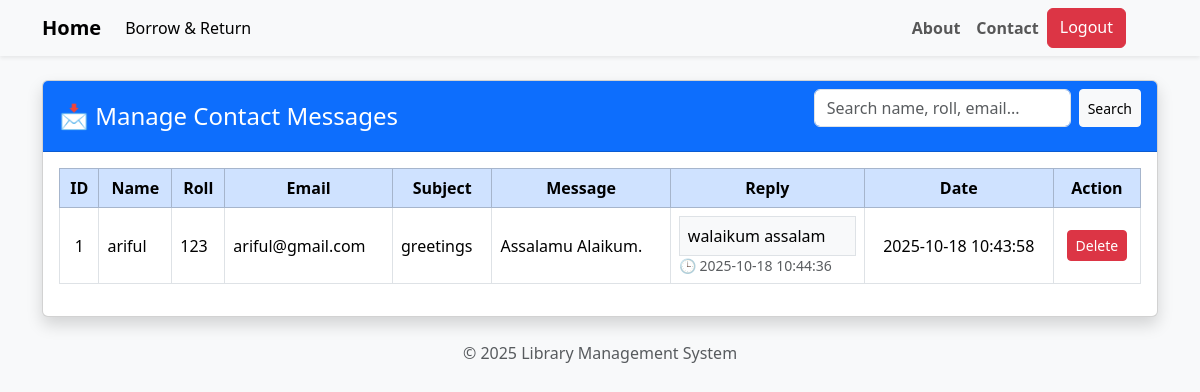
Screenshot of /meraj/admin/manage_contact.php (signed in) with the database file from the repository.
### tables this page shows
CREATE TABLE `contact_messages` (
  `id` int(11) NOT NULL,
  `name` varchar(100) DEFAULT NULL,
  `roll` varchar(50) DEFAULT NULL,
  `email` varchar(100) DEFAULT NULL,
  `subject` varchar(255) DEFAULT NULL,
  `message` text DEFAULT NULL,
  `admin_reply` text DEFAULT NULL,
  `created_at` datetime DEFAULT current_timestamp(),
  `reply_date` datetime DEFAULT NULL
);

### meraj/admin/manage_contact.php (the view, shortened to what this page needs)
<?php
include "../db.php";
include "ad-menu.php";
$search = $_GET['search'] ?? '';
$query = "SELECT * FROM contact_messages WHERE
            name LIKE '%$search%' OR
            email LIKE '%$search%' OR
            subject LIKE '%$search%' OR
            roll LIKE '%$search%'
          ORDER BY id DESC";
$result = mysqli_query($conn, $query);
?>
<!DOCTYPE html>
<html lang="bn">
<head>
    <link href="https://cdn.jsdelivr.net/npm/bootstrap@5.3.3/dist/css/bootstrap.min.css" rel="stylesheet">
</head>
<body class="bg-light">
<div class="container mt-4">
    <div class="card shadow">
        <div class="card-header bg-primary text-white d-flex justify-content-between align-items-center">
            <h4 class="mb-0">📩 Manage Contact Messages</h4>
            <form class="d-flex" method="get">
                <input type="text" name="search" class="form-control me-2" placeholder="Search name, roll, email..." value="<?= htmlspecialchars($search) ?>">
                <button class="btn btn-light btn-sm">Search</button>
            </form>
        </div>
        <div class="card-body">
            <div class="table-responsive">
                <table class="table table-bordered table-hover align-middle">
                    <thead class="table-primary text-center">
                        <tr>
                            <th>ID</th>
                            <th>Name</th>
                            <th>Roll</th>
                            <th>Email</th>
                            <th>Subject</th>
                            <th>Message</th>
                            <th>Reply</th>
                            <th>Date</th>
                            <th>Action</th>
                        </tr>
                    </thead>
                    <tbody>
                        <?php if (mysqli_num_rows($result) > 0): ?>
                            <?php while ($row = mysqli_fetch_assoc($result)): ?>
                                <tr>
                                    <td class="text-center"><?= $row['id'] ?></td>
                                    <td><?= htmlspecialchars($row['name']) ?></td>
                                    <td><?= htmlspecialchars($row['roll']) ?></td>
                                    <td><?= htmlspecialchars($row['email']) ?></td>
                                    <td><?= htmlspecialchars($row['subject']) ?></td>
                                    <td><?= nl2br(htmlspecialchars($row['message'])) ?></td>
                                    <td>
                                        <?php if (!empty($row['admin_reply'])): ?>
                                            <div class="border p-2 bg-light"><?= nl2br(htmlspecialchars($row['admin_reply'])) ?></div>
                                            <small class="text-muted">🕒 <?= $row['reply_date'] ?></small>
                                        <?php endif; ?>
                                    </td>
                                    <td class="text-center"><?= $row['created_at'] ?></td>
                                    <td class="text-center">
                                        <a href="?delete=<?= $row['id'] ?>"
                                           class="btn btn-danger btn-sm"
                                           onclick="return confirm('Delete this message?');">Delete</a>
                                    </td>
                                </tr>
                            <?php endwhile; ?>
                        <?php else: ?>
                            <tr><td colspan="9" class="text-center text-muted">No messages found</td></tr>
                        <?php endif; ?>
                    </tbody>
                </table>
            </div>
        </div>
    </div>
</div>
<footer class="text-center mt-4 text-muted">
    &copy; <?= date('Y') ?> Library Management System
</footer>
</body>
</html>

### rows the page displays
contact_messages: id "1", name "ariful", roll "123", email "ariful@gmail.com", subject "greetings", message "Assalamu Alaikum.", admin_reply "walaikum assalam", reply_date "2025-10-18 10:44:36", created_at "2025-10-18 10:43:58"
